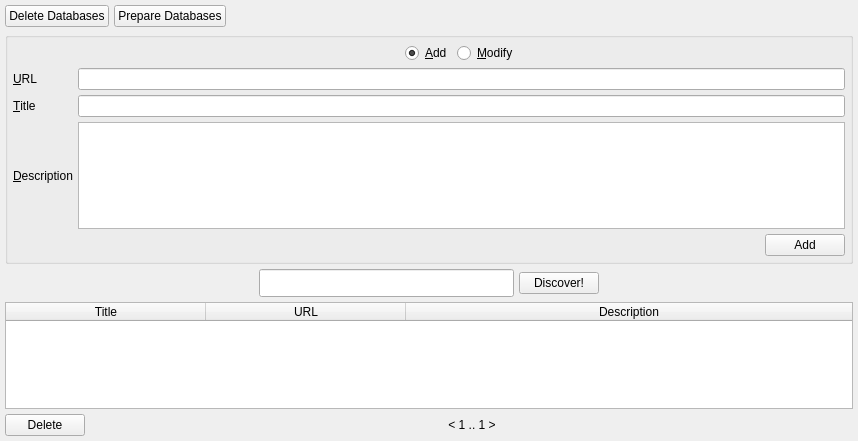
          <widget class="QWidget" name="scrollAreaWidgetContents_9">
           <property name="geometry">
            <rect>
             <x>0</x>
             <y>0</y>
             <width>858</width>
             <height>441</height>
            </rect>
           </property>
           <layout class="QVBoxLayout" name="verticalLayout_2">
            <property name="spacing">
             <number>5</number>
            </property>
            <property name="margin">
             <number>5</number>
            </property>
            <item>
             <layout class="QHBoxLayout" name="horizontalLayout_87">
              <property name="spacing">
               <number>5</number>
              </property>
              <item>
               <widget class="QPushButton" name="deleteAllUrls">
                <property name="text">
                 <string>Delete Databases</string>
                </property>
               </widget>
              </item>
              <item>
               <widget class="QPushButton" name="prepareUrlDatabases">
                <property name="text">
                 <string>Prepare Databases</string>
                </property>
               </widget>
              </item>
              <item>
               <spacer name="horizontalSpacer_71">
                <property name="orientation">
                 <enum>Qt::Horizontal</enum>
                </property>
                <property name="sizeHint" stdset="0">
                 <size>
                  <width>40</width>
                  <height>20</height>
                 </size>
                </property>
               </spacer>
              </item>
             </layout>
            </item>
            <item>
             <widget class="QGroupBox" name="groupBox_12">
              <layout class="QGridLayout" name="gridLayout_12">
               <property name="margin">
                <number>5</number>
               </property>
               <property name="spacing">
                <number>5</number>
               </property>
               <item row="0" column="1">
                <layout class="QHBoxLayout" name="horizontalLayout_86">
                 <property name="spacing">
                  <number>5</number>
                 </property>
                 <item>
                  <spacer name="horizontalSpacer_69">
                   <property name="orientation">
                    <enum>Qt::Horizontal</enum>
                   </property>
                   <property name="sizeHint" stdset="0">
                    <size>
                     <width>40</width>
                     <height>20</height>
                    </size>
                   </property>
                  </spacer>
                 </item>
                 <item>
                  <widget class="QRadioButton" name="addUrl">
                   <property name="text">
                    <string>&amp;Add</string>
                   </property>
                   <property name="checked">
                    <bool>true</bool>
                   </property>
                  </widget>
                 </item>
                 <item>
                  <widget class="QRadioButton" name="modifyUrl">
                   <property name="text">
                    <string>&amp;Modify</string>
                   </property>
                  </widget>
                 </item>
                 <item>
                  <spacer name="horizontalSpacer_70">
                   <property name="orientation">
                    <enum>Qt::Horizontal</enum>
                   </property>
                   <property name="sizeHint" stdset="0">
                    <size>
                     <width>40</width>
                     <height>20</height>
                    </size>
                   </property>
                  </spacer>
                 </item>
                </layout>
               </item>
               <item row="4" column="0">
                <widget class="QLabel" name="label_102">
                 <property name="text">
                  <string>&amp;Description</string>
                 </property>
                 <property name="buddy">
                  <cstring>urlDescription</cstring>
                 </property>
                </widget>
               </item>
               <item row="5" column="1">
                <layout class="QHBoxLayout" name="horizontalLayout_85">
                 <property name="spacing">
                  <number>5</number>
                 </property>
                 <item>
                  <spacer name="horizontalSpacer_68">
                   <property name="orientation">
                    <enum>Qt::Horizontal</enum>
                   </property>
                   <property name="sizeHint" stdset="0">
                    <size>
                     <width>40</width>
                     <height>20</height>
                    </size>
                   </property>
                  </spacer>
                 </item>
                 <item>
                  <widget class="QPushButton" name="commitUrlChange">
                   <property name="text">
                    <string>Add</string>
                   </property>
                  </widget>
                 </item>
                </layout>
               </item>
               <item row="3" column="0">
                <widget class="QLabel" name="label_101">
                 <property name="text">
                  <string>&amp;Title</string>
                 </property>
                 <property name="buddy">
                  <cstring>urlTitle</cstring>
                 </property>
                </widget>
               </item>
               <item row="2" column="1">
                <widget class="QLineEdit" name="url"/>
               </item>
               <item row="3" column="1">
                <widget class="QLineEdit" name="urlTitle"/>
               </item>
               <item row="2" column="0">
                <widget class="QLabel" name="label_99">
                 <property name="text">
                  <string>&amp;URL</string>
                 </property>
                 <property name="buddy">
                  <cstring>url</cstring>
                 </property>
                </widget>
               </item>
               <item row="4" column="1">
                <widget class="QTextEdit" name="urlDescription">
                 <property name="tabChangesFocus">
                  <bool>true</bool>
                 </property>
                </widget>
               </item>
              </layout>
             </widget>
            </item>
            <item>
             <layout class="QHBoxLayout" name="horizontalLayout_7">
              <property name="spacing">
               <number>5</number>
              </property>
              <item>
               <spacer name="horizontalSpacer_4">
                <property name="orientation">
                 <enum>Qt::Horizontal</enum>
                </property>
                <property name="sizeHint" stdset="0">
                 <size>
                  <width>40</width>
                  <height>20</height>
                 </size>
                </property>
               </spacer>
              </item>
              <item>
               <widget class="QLineEdit" name="keywords">
                <property name="minimumSize">
                 <size>
                  <width>0</width>
                  <height>28</height>
                 </size>
                </property>
               </widget>
              </item>
              <item>
               <widget class="QPushButton" name="searchURL">
                <property name="text">
                 <string>Discover!</string>
                </property>
               </widget>
              </item>
              <item>
               <spacer name="horizontalSpacer_5">
                <property name="orientation">
                 <enum>Qt::Horizontal</enum>
                </property>
                <property name="sizeHint" stdset="0">
                 <size>
                  <width>40</width>
                  <height>20</height>
                 </size>
                </property>
               </spacer>
              </item>
             </layout>
            </item>
            <item>
             <widget class="QTableWidget" name="urls">
              <property name="alternatingRowColors">
               <bool>true</bool>
              </property>
              <property name="selectionMode">
               <enum>QAbstractItemView::SingleSelection</enum>
              </property>
              <property name="selectionBehavior">
               <enum>QAbstractItemView::SelectRows</enum>
              </property>
              <property name="horizontalScrollMode">
               <enum>QAbstractItemView::ScrollPerPixel</enum>
              </property>
              <property name="sortingEnabled">
               <bool>true</bool>
              </property>
              <attribute name="horizontalHeaderDefaultSectionSize">
               <number>200</number>
              </attribute>
              <attribute name="horizontalHeaderStretchLastSection">
               <bool>true</bool>
              </attribute>
              <column>
               <property name="text">
                <string>Title</string>
               </property>
              </column>
              <column>
               <property name="text">
                <string>URL</string>
               </property>
              </column>
              <column>
               <property name="text">
                <string>Description</string>
               </property>
              </column>
             </widget>
            </item>
            <item>
             <layout class="QHBoxLayout" name="horizontalLayout_16">
              <property name="spacing">
               <number>5</number>
              </property>
              <item>
               <widget class="QPushButton" name="deleteURL">
                <property name="text">
                 <string>Delete</string>
                </property>
               </widget>
              </item>
              <item>
               <spacer name="horizontalSpacer_12">
                <property name="orientation">
                 <enum>Qt::Horizontal</enum>
                </property>
                <property name="sizeHint" stdset="0">
                 <size>
                  <width>40</width>
                  <height>20</height>
                 </size>
                </property>
               </spacer>
              </item>
              <item>
               <widget class="QLabel" name="label_2">
                <property name="text">
                 <string>&lt; 1 .. 1 &gt;</string>
                </property>
                <property name="alignment">
                 <set>Qt::AlignCenter</set>
                </property>
               </widget>
              </item>
              <item>
               <spacer name="horizontalSpacer_13">
                <property name="orientation">
                 <enum>Qt::Horizontal</enum>
                </property>
                <property name="sizeHint" stdset="0">
                 <size>
                  <width>40</width>
                  <height>20</height>
                 </size>
                </property>
               </spacer>
              </item>
             </layout>
            </item>
           </layout>
          </widget>
